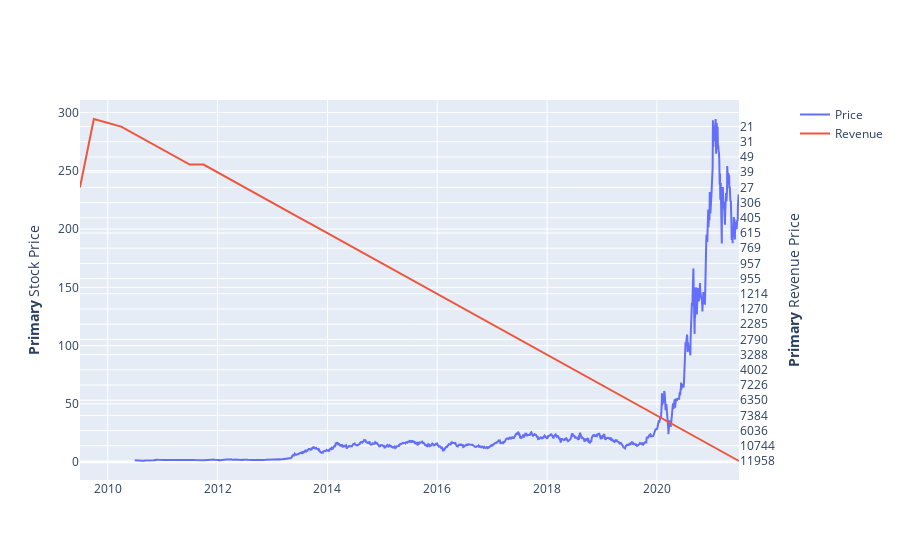

This figure's notebook cell:
### Markdown cell above
Use the `make_graph` function to graph the Tesla Stock Data, also provide a title for the graph. The structure to call the `make_graph` function is `make_graph(tesla_data, tesla_revenue, 'Tesla')`. Note the graph will only show data upto June 2021.

### Code cell
def make_graph(data,revenue,title):
    data['Date'] = pd.to_datetime(data['Date'])
    revenue['Date'] = pd.to_datetime(revenue['Date'])
    
    data = data[data["Date"] <= pd.Timestamp("2021-06-30")]
    revenue = revenue[revenue["Date"] <= pd.Timestamp("2021-06-30")]
    fig = make_subplots(specs=[[{"secondary_y": True}]])
    fig.add_trace(go.Scatter(x=data["Date"], y=data["Close"], name ="Price"),secondary_y=False)
    fig.add_trace(go.Scatter(x=revenue["Date"], y=revenue["Revenue"], name ="Revenue"),secondary_y=True)
                                                      
    fig.update_yaxes(title_text="<b>Primary</b> Stock Price",secondary_y=False)
    fig.update_yaxes(title_text="<b>Primary</b> Revenue Price",secondary_y=True)
    fig.show()


make_graph(tesla_data, tesla_revenue, "Tesla")

### Figure 1 — Plotly figure (JSON) as saved in the notebook; plotly's stock layout.template omitted (floating-point values rounded to 4 significant figures; data arrays with more than 128 entries replaced by an {"elided": "..."} marker saying what was removed)
{"data": [{"name": "Price", "type": "scatter", "x": {"elided": "2771 str values"}, "xaxis": "x", "y": {"elided": "2771 float values"}, "yaxis": "y"}, {"name": "Revenue", "type": "scatter", "x": ["2021-06-30T00:00:00", "2021-03-31T00:00:00", "2020-12-31T00:00:00", "2020-09-30T00:00:00", "2020-06-30T00:00:00", "2020-03-31T00:00:00", "2019-12-31T00:00:00", "2019-09-30T00:00:00", "2019-06-30T00:00:00", "2019-03-31T00:00:00", "2018-12-31T00:00:00", "2018-09-30T00:00:00", "2018-06-30T00:00:00", "2018-03-31T00:00:00", "2017-12-31T00:00:00", "2017-09-30T00:00:00", "2017-06-30T00:00:00", "2017-03-31T00:00:00", "2016-12-31T00:00:00", "2016-09-30T00:00:00", "2016-06-30T00:00:00", "2016-03-31T00:00:00", "2015-12-31T00:00:00", "2015-09-30T00:00:00", "2015-06-30T00:00:00", "2015-03-31T00:00:00", "2014-12-31T00:00:00", "2014-09-30T00:00:00", "2014-06-30T00:00:00", "2014-03-31T00:00:00", "2013-12-31T00:00:00", "2013-09-30T00:00:00", "2013-06-30T00:00:00", "2013-03-31T00:00:00", "2012-12-31T00:00:00", "2012-09-30T00:00:00", "2012-06-30T00:00:00", "2012-03-31T00:00:00", "2011-12-31T00:00:00", "2011-09-30T00:00:00", "2011-06-30T00:00:00", "2011-03-31T00:00:00", "2010-12-31T00:00:00", "2010-09-30T00:00:00", "2010-06-30T00:00:00", "2010-03-31T00:00:00", "2009-09-30T00:00:00", "2009-06-30T00:00:00"], "xaxis": "x", "y": ["11958", "10389", "10744", "8771", "6036", "5985", "7384", "6303", "6350", "4541", "7226", "6824", "4002", "3409", "3288", "2985", "2790", "2696", "2285", "2298", "1270", "1147", "1214", "937", "955", "940", "957", "852", "769", "621", "615", "431", "405", "562", "306", "50", "27", "30", "39", "58", "58", "49", "36", "31", "28", "21", "46", "27"], "yaxis": "y2"}], "layout": {"autosize": true, "xaxis": {"anchor": "y", "autorange": true, "domain": [0, 0.94], "range": ["2009-06-30", "2021-06-30"], "type": "date"}, "yaxis": {"anchor": "x", "autorange": true, "domain": [0, 1], "range": [-15.24, 310.7], "title": {"text": "<b>Primary</b> Stock Price"}, "type": "linear"}, "yaxis2": {"anchor": "x", "autorange": true, "overlaying": "y", "range": [-2.5, 47.5], "side": "right", "title": {"text": "<b>Primary</b> Revenue Price"}, "type": "category"}}}
